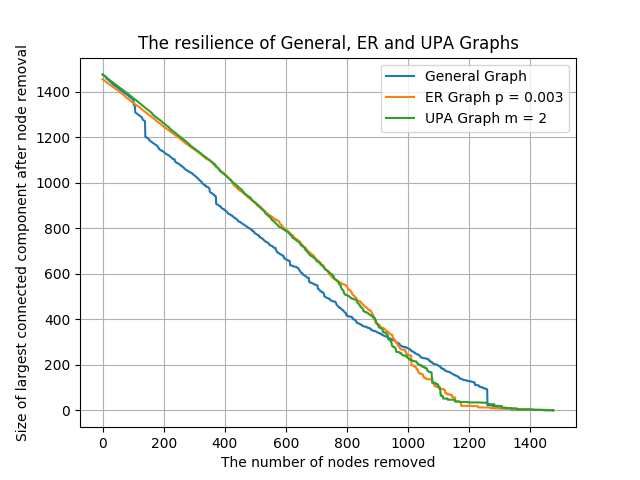

The Python source for this figure:
'''Come prima cosa determinate dei valori di n, p e m tali che la procedura ER e la procedura UPA generino un grafo
con lo stesso numero di nodi ed un numero di archi simile a quello della rete reale.

Quindi, per ognuno dei tre grafi (rete reale, ER, UPA), simulate un attacco che disabiliti i nodi
della rete uno alla volta seguendo un ordine casuale, fino alla disattivazione di tutti i nodi del grafo,
e calcolate la resilienza del grafo dopo ogni rimozione di un nodo.

Dopo aver calcolato la resilienza dei tre grafi, mostrate il risultato in un grafico con scala
lineare (non log/log) che combini le tre curve ottenute. Usate un grafico a punti oppure a linea
per ognuna delle curve.
L'asse orizzontale del grafico deve corrispondere al numero di nodi disattivati dall'attacco (che variano da 0 a n),
mentre l'asse verticale alla dimensione della componente connessa piu grande rimasta dopo aver rimosso un certo numero di nodi.
Aggiungete una legenda al grafico che permetta di distinguere le tre curve e che specifici i valori di p e m utilizzati.
Allegate il file con la figura nell'apposito spazio.'''

from utils.graphGenerator import graphGenerator
from utils.resilienceCount import maxCC, DFSVisited
import random
import matplotlib.pyplot as plp
from sys import setrecursionlimit

n = 1476
p = 0.003#(n archi*100/n^2)
m = 2
path = "as19991212.txt"
setrecursionlimit(10000)

#elimina dalla lista delle adiacenze il nodo selezionato e i rispettivi archi
def calcResilience(graph):

    random_node = random.choice(list(graph.adj_list.keys()))

    for nodes in graph.adj_list[random_node]: #elimino tutti gli archi del nodo
        if random_node in graph.adj_list[nodes]:
            graph.adj_list[nodes].remove(random_node)
    graph.adj_list.pop(random_node) #elimino il nodo

    return maxCC(graph) #calcolo la nuova resilienza max


#creo i 3 grafi
all_graphs = graphGenerator(path,n,p,m)
ERgraph = all_graphs.ER_graph
generalGraph = all_graphs.graph_from_file
UPAgraph = all_graphs.UPA_graph

# calcola la resilienza iniziale deI grafI
resilience_general = [maxCC(generalGraph)]
resilience_ER = [maxCC(ERgraph)]
resilience_UPA = [maxCC(UPAgraph)]

#Calcolo delle nuove resilienze scegliendo gli n nodi da eliminare in modo casuale
for i in range(n):
    resilience_general.append(calcResilience(generalGraph))
    resilience_ER.append(calcResilience(ERgraph))
    resilience_UPA.append(calcResilience(UPAgraph))

#print("RESILIENZA _____________________________",  resilience_ER)

plp.grid()
plp.plot(resilience_general,  label = "General Graph")
plp.plot(resilience_ER, label = "ER Graph p = " + str(p))
plp.plot(resilience_UPA, label = "UPA Graph m = " + str(m))
plp.xlabel('The number of nodes removed')
plp.ylabel('Size of largest connected component after node removal')
plp.title('The resilience of General, ER and UPA Graphs')
plp.legend()
plp.show()
